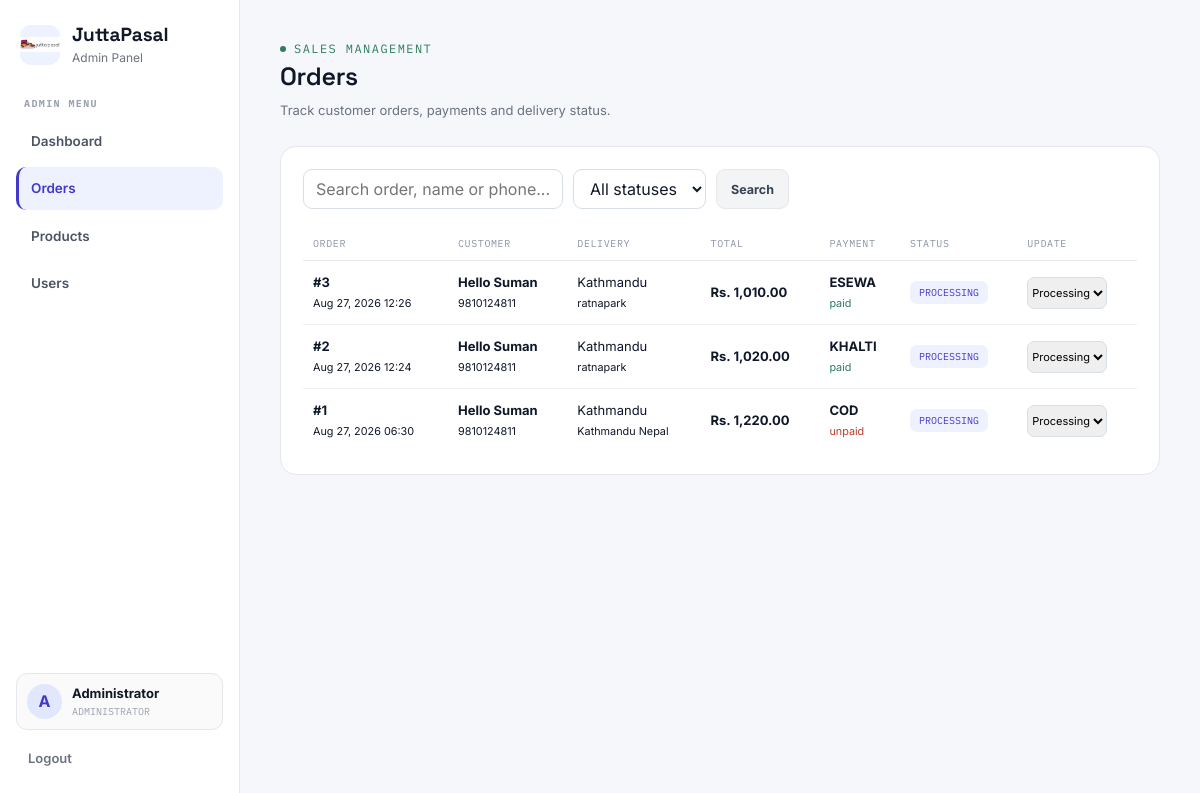
The page /admin/orders.php on the database its author committed.
### tables this page shows
CREATE TABLE orders (
    Order_id INT(11) NOT NULL AUTO_INCREMENT,
    User_id INT(11) NOT NULL,
    Receiver_Name VARCHAR(255) NOT NULL,
    Receiver_Phone VARCHAR(20) NOT NULL,
    City VARCHAR(100) NOT NULL,
    Delivery_Address TEXT NOT NULL,
    Postal_Code VARCHAR(20) DEFAULT NULL,
    Total_Amount DECIMAL(10,2) NOT NULL,

    Status ENUM(
        'processing',
        'packing',
        'shipping',
        'delivered',
        'cancelled'
    ) NOT NULL DEFAULT 'processing',

    Payment_Method ENUM(
        'cod',
        'esewa',
        'khalti'
    ) NOT NULL,

    Payment_Status ENUM(
        'unpaid',
        'paid'
    ) NOT NULL DEFAULT 'unpaid',

    Ref_Id VARCHAR(100) DEFAULT NULL,
    Transaction_Uuid VARCHAR(100) DEFAULT NULL,
    Created_At TIMESTAMP NOT NULL DEFAULT CURRENT_TIMESTAMP,

    PRIMARY KEY (Order_id),
    KEY User_id (User_id),

    CONSTRAINT orders_ibfk_1
        FOREIGN KEY (User_id)
        REFERENCES Users (ID)
);

### admin/connection.php (called while the page is built, shortened)
<?php
function h($value) { return htmlspecialchars((string)$value, ENT_QUOTES, 'UTF-8'); }

### admin/orders.php (the view)
<?php
require_once 'connection.php';
$active='orders';$q=trim($_GET['q']??'');$status=trim($_GET['status']??'');$sql="SELECT o.*,u.First_Name,u.Last_Name FROM orders o JOIN Users u ON u.ID=o.User_id WHERE 1";$types='';$params=[];if($q!==''){ $sql.=" AND (o.Order_id LIKE ? OR o.Receiver_Name LIKE ? OR o.Receiver_Phone LIKE ?)";$types.='sss';$like="%$q%";$params=[$like,$like,$like];}if($status!==''){ $sql.=" AND o.Status=?";$types.='s';$params[]=$status;}$sql.=" ORDER BY o.Created_At DESC";$st=mysqli_prepare($con,$sql);if($types)mysqli_stmt_bind_param($st,$types,...$params);mysqli_stmt_execute($st);$rs=mysqli_stmt_get_result($st);
?><!doctype html><html><head><meta charset="utf-8"><meta name="viewport" content="width=device-width,initial-scale=1"><title>Orders — JuttaPasal</title><link rel="stylesheet" href="style.css"></head><body><?php include 'admin_sidebar.php';?><main class="admin-main"><div class="admin-topbar"><div><div class="eyebrow"><span class="dot"></span>SALES MANAGEMENT</div><h1>Orders</h1><p>Track customer orders, payments and delivery status.</p></div></div><div class="jp-panel"><form class="jp-toolbar" method="get"><input class="jp-input" name="q" value="<?=h($q)?>" placeholder="Search order, name or phone..."><select class="jp-select" name="status"><option value="">All statuses</option><?php foreach(['processing','packing','shipping','delivered','cancelled'] as $s):?><option value="<?=$s?>" <?=$status===$s?'selected':''?>><?=ucfirst($s)?></option><?php endforeach;?></select><button class="btn-jp secondary" type="submit"><?=icon('search')?> Search</button></form><div style="overflow-x:auto"><table class="jp-table"><thead><tr><th>Order</th><th>Customer</th><th>Delivery</th><th>Total</th><th>Payment</th><th>Status</th><th>Update</th></tr></thead><tbody><?php if(mysqli_num_rows($rs)===0):?><tr><td colspan="7" class="jp-empty">No orders found.</td></tr><?php else:while($o=mysqli_fetch_assoc($rs)):?><tr><td><b>#<?=h($o['Order_id'])?></b><br><small><?=h(date('M d, Y H:i',strtotime($o['Created_At'])))?></small></td><td><b><?=h($o['Receiver_Name'])?></b><br><small><?=h($o['Receiver_Phone'])?></small></td><td><?=h($o['City'])?><br><small><?=h($o['Delivery_Address'])?></small></td><td><b>Rs. <?=number_format($o['Total_Amount'],2)?></b></td><td><b><?=h(strtoupper($o['Payment_Method']))?></b><br><small class="<?=$o['Payment_Status']==='paid'?'payment-paid':'payment-unpaid'?>"><?=h($o['Payment_Status'])?></small></td><td><span class="status-pill status-<?=h($o['Status'])?>"><?=h($o['Status'])?></span></td><td><form class="order-status-form" method="post" action="order_update_status.php"><input type="hidden" name="order_id" value="<?=h($o['Order_id'])?>"><select name="status" onchange="this.form.submit()"><?php foreach(['processing','packing','shipping','delivered','cancelled'] as $s):?><option value="<?=$s?>" <?=$o['Status']===$s?'selected':''?>><?=ucfirst($s)?></option><?php endforeach;?></select></form></td></tr><?php endwhile;endif;?></tbody></table></div></div></main></body></html>

### admin/style.css (style rules this page uses)
:root { --bg:#F1F3F5; --bg-alt:#E7EAEE; --panel:#FFFFFF; --ink:#0F1729; --ink-soft:#5B6579; --line:#D8DEE6; --line-soft:#E4E8ED; --green:#2E7D5B; --green-soft:#E4F0EA; --amber:#E8873A; --amber-soft:#FCEADB; --cyan:#2FA8B3; --cyan-soft:#E1F2F3; --red:#C0392B; --red-soft:#FBE7E4; --blue:#2A5FBD; --blue-soft:#E7EEFB; --dark:#10131A; --dark-panel:#171B24; --dark-line:#2A2F3A; --radius:14px; --font-display:'Space Grotesk',sans-serif; --font-body:'Inter',sans-serif; --font-mono:'IBM Plex Mono',monospace; --shadow-md:0 8px 24px rgba(15,23,41,.08); --shadow-lg:0 20px 50px rgba(15,23,41,.14); }
* { box-sizing:border-box;margin:0;padding:0; }
body { background:var(--bg);color:var(--ink);font-family:var(--font-body);line-height:1.5;-webkit-font-smoothing:antialiased; }
button,input,select,textarea { font-family:inherit;font-size:inherit; }
h1,h2,h3,h4 { font-family:var(--font-display);letter-spacing:-.01em;font-weight:600; }
.eyebrow { font-family:var(--font-mono);font-size:12px;letter-spacing:.12em;text-transform:uppercase;color:var(--green);display:inline-flex;align-items:center;gap:8px; }
.eyebrow .dot { width:6px;height:6px;border-radius:50%;background:var(--green);animation:blink 1.6s infinite; }
main { margin-left:230px; }
:root { --deal:#FF5C35; --deal-soft:#FFE7DF; --blue-strong:#1D5FE0; }
:root { --jp-blue:#4338ca;--jp-blue-soft:#eef2ff;--jp-sidebar:#fff;--jp-border:#e5e7eb; }
body { background:#f5f7fb; }
.admin-main { margin-left:240px;min-height:100vh;padding:34px 40px }
.admin-topbar { display:flex;align-items:flex-end;justify-content:space-between;gap:16px;margin-bottom:26px }
.admin-topbar h1 { font-size:25px;margin:0 }
.admin-topbar p { color:#6b7280;font-size:13px;margin:5px 0 0 }
.jp-panel { background:#fff;border:1px solid #e5e7eb;border-radius:16px;padding:22px;margin-bottom:20px }
.jp-table { width:100%;border-collapse:collapse;font-size:13px }
.jp-table th { font:10px var(--font-mono);text-align:left;text-transform:uppercase;letter-spacing:.06em;color:#8b95a7;padding:10px;border-bottom:1px solid #e5e7eb }
.jp-table td { padding:12px 10px;border-bottom:1px solid #eef0f3;vertical-align:middle }
.jp-table tr:last-child td { border-bottom:0 }
.status-pill { display:inline-flex;padding:5px 9px;border-radius:7px;font:10px var(--font-mono);text-transform:uppercase }
.status-processing { background:#eef2ff;color:#4338ca }
.payment-paid { color:#2e7d5b }
.payment-unpaid { color:#c0392b }
.jp-toolbar { display:flex;gap:10px;flex-wrap:wrap;margin-bottom:18px }
.jp-input,.jp-select { height:40px;border:1px solid #d8dee6;border-radius:9px;padding:0 12px;background:#fff;color:#111827;outline:none }
.jp-toolbar .jp-input { min-width:240px }
.order-status-form { display:flex;gap:6px }
.order-status-form select { height:32px;border:1px solid #d8dee6;border-radius:7px;font-size:11px }
.btn-jp { display:inline-flex;align-items:center;justify-content:center;gap:7px;padding:9px 14px;border:0;border-radius:9px;background:#4338ca;color:#fff;font-weight:700;font-size:12.5px;cursor:pointer;text-decoration:none }
.btn-jp.secondary { background:#f3f4f6;color:#374151;border:1px solid #e5e7eb }

### rows shown on the page
orders: Order_id "3", Created_At "Aug 27, 2026 12:26", Receiver_Name "Hello Suman", Receiver_Phone "9810124811", City "Kathmandu", Delivery_Address "ratnapark", Total_Amount "1,010.00", Payment_Method "ESEWA", Payment_Status "paid", Status "PROCESSING", status "Processing"
orders: Order_id "2", Created_At "Aug 27, 2026 12:24", Receiver_Name "Hello Suman", Receiver_Phone "9810124811", City "Kathmandu", Delivery_Address "ratnapark", Total_Amount "1,020.00", Payment_Method "KHALTI", Payment_Status "paid", Status "PROCESSING", status "Processing"
orders: Order_id "1", Created_At "Aug 27, 2026 06:30", Receiver_Name "Hello Suman", Receiver_Phone "9810124811", City "Kathmandu", Delivery_Address "Kathmandu Nepal", Total_Amount "1,220.00", Payment_Method "COD", Payment_Status "unpaid", Status "PROCESSING", status "Processing"

### other values the page prints
substr($adminName,0,1) "A"
$adminName "Administrator"
